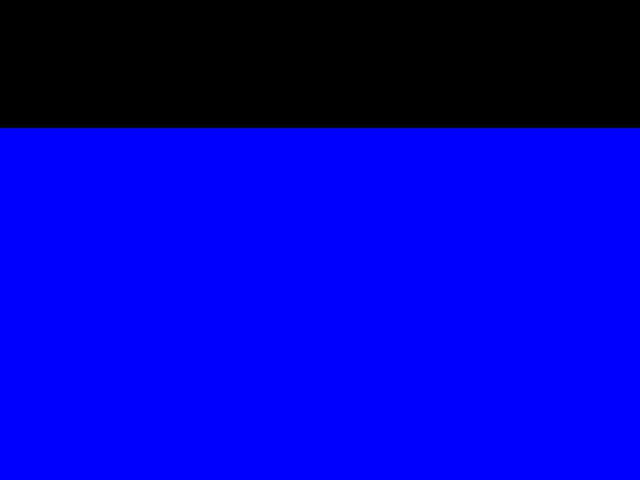

Rendered tile map (Tiled .tmx) drawn with the repository's tilesets; below, a short description and the full map source, tile grids included:
An orthogonal 20x15 tile map with 32x32 px tiles, 1 tile layer (Background_Layer) and 9 objects (7x Label, Button, Sprite).

<map version="1.0" orientation="orthogonal" width="20" height="15" tilewidth="32" tileheight="32">
 <tileset firstgid="1" name="tilesetSnail" tilewidth="32" tileheight="32">
  <image source="../back/bkTileBankSnail.png" width="64" height="32" />
 </tileset>
 <layer name="Background_Layer" width="20" height="15">
  <data encoding="csv">
1,1,1,1,1,1,1,1,1,1,1,1,1,1,1,1,1,1,1,1,
1,1,1,1,1,1,1,1,1,1,1,1,1,1,1,1,1,1,1,1,
1,1,1,1,1,1,1,1,1,1,1,1,1,1,1,1,1,1,1,1,
1,1,1,1,1,1,1,1,1,1,1,1,1,1,1,1,1,1,1,1,
2,2,2,2,2,2,2,2,2,2,2,2,2,2,2,2,2,2,2,2,
2,2,2,2,2,2,2,2,2,2,2,2,2,2,2,2,2,2,2,2,
2,2,2,2,2,2,2,2,2,2,2,2,2,2,2,2,2,2,2,2,
2,2,2,2,2,2,2,2,2,2,2,2,2,2,2,2,2,2,2,2,
2,2,2,2,2,2,2,2,2,2,2,2,2,2,2,2,2,2,2,2,
2,2,2,2,2,2,2,2,2,2,2,2,2,2,2,2,2,2,2,2,
2,2,2,2,2,2,2,2,2,2,2,2,2,2,2,2,2,2,2,2,
2,2,2,2,2,2,2,2,2,2,2,2,2,2,2,2,2,2,2,2,
2,2,2,2,2,2,2,2,2,2,2,2,2,2,2,2,2,2,2,2,
2,2,2,2,2,2,2,2,2,2,2,2,2,2,2,2,2,2,2,2,
2,2,2,2,2,2,2,2,2,2,2,2,2,2,2,2,2,2,2,2
</data>
 </layer>
 <objectgroup name="GUI_Layer" width="20" height="15">
  <object name="lblTitle" type="Label" x="0" y="0" width="640" height="96">
   <properties>
    <property name="isMultiline" value="true" />
    <property name="nFontSize" value="90" />
    <property name="stFontFilename" value="/res/font/FreeMonoBold.ttf" />
    <property name="stMode" value="center" />
    <property name="stText" value="Snail Maze" />
   </properties>
  </object>
  <object name="lblRound" type="Label" x="0" y="96" width="64" height="32">
   <properties>
    <property name="nFontSize" value="30" />
    <property name="stFontFilename" value="/res/font/FreeMonoBold.ttf" />
    <property name="stMode" value="left" />
    <property name="stText" value="RD:" />
   </properties>
  </object>
  <object name="lblTime" type="Label" x="464" y="96" width="96" height="32">
   <properties>
    <property name="nFontSize" value="30" />
    <property name="stFontFilename" value="/res/font/FreeMonoBold.ttf" />
    <property name="stMode" value="left" />
    <property name="stText" value="Time:" />
   </properties>
  </object>
  <object name="lblRoundValue" type="Label" x="72" y="96" width="64" height="32">
   <properties>
    <property name="clrText" value="255,255,0,255" />
    <property name="nFontSize" value="30" />
    <property name="stFontFilename" value="/res/font/FreeMonoBold.ttf" />
    <property name="stMode" value="left" />
    <property name="stText" value="1" />
   </properties>
  </object>
  <object name="lblTimeValue" type="Label" x="560" y="96" width="80" height="32">
   <properties>
    <property name="clrText" value="255,255,000,255" />
    <property name="nFontSize" value="30" />
    <property name="stFontFilename" value="/res/font/FreeMonoBold.ttf" />
    <property name="stMode" value="left" />
    <property name="stText" value="60" />
   </properties>
  </object>
  <object name="lblMoves" type="Label" x="224" y="96" width="128" height="32">
   <properties>
    <property name="nFontSize" value="30" />
    <property name="stFontFilename" value="/res/font/FreeMonoBold.ttf" />
    <property name="stMode" value="left" />
    <property name="stText" value="Moves:" />
   </properties>
  </object>
  <object name="lblMovesValue" type="Label" x="336" y="96" width="64" height="32">
   <properties>
    <property name="clrText" value="255,255,0,255" />
    <property name="nFontSize" value="30" />
    <property name="stFontFilename" value="/res/font/FreeMonoBold.ttf" />
    <property name="stMode" value="left" />
    <property name="stText" value="0" />
   </properties>
  </object>
  <object name="btBack" type="Button" x="590" y="2" width="48" height="48">
   <properties>
    <property name="nPosZ" value="1" />
    <property name="stImageFilename" value="/res/sprites/game/btBack.png" />
    <property name="state_1-Idle" value="1,0.0" />
    <property name="state_2-Over" value="1,0.0" />
    <property name="state_3-Clicked" value="1,0.0" />
    <property name="state_4-Checked" value="1,0.0" />
   </properties>
  </object>
 </objectgroup>
 <objectgroup name="MouseCursor_Layer" width="20" height="15">
  <object name="sprCursor" type="Sprite" x="305" y="208" width="32" height="32">
   <properties>
    <property name="isCameraBound" value="true" />
    <property name="stImageFilename" value="/res/sprites/Cursor.png" />
    <property name="state_1-Idle" value="1,0.0" />
    <property name="state_2-Over" value="1,0.0" />
   </properties>
  </object>
 </objectgroup>
</map>
